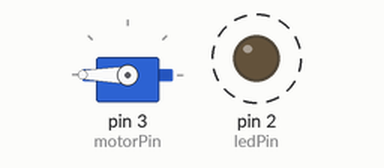
Simulated run of this program. Board: Arduino Uno, built with avr-gcc and run on an emulated ATmega328P. On the bench: servo, output pins drawn as LEDs (lit = HIGH). Dashed ring = blinking. What the program prints to the serial monitor is not drawn.

Above: at 0.05 s.
At 6.0 s:
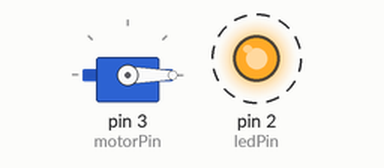
Timing chart, 0 to 6.9 s (numbered marks = the images above):
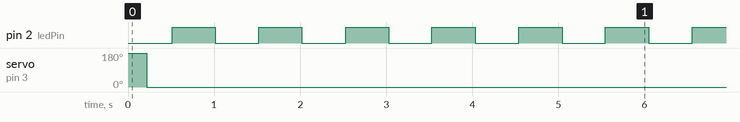

The program:

main.cpp
```cpp
// External Libraries
#include <Arduino.h>
#include <Servo.h>

// Custom Libraries
#include <ControlRC.hpp>
#include <SlewRateLimiter.hpp>


/**
 * General Reminders:
 *   1. Unplug the reciever from pin 0 (RX) when uploading code
 *   2. Run the serial monitor at a baudrate of 115200 to work properly
 *
 * For the GitHub page, go to https://github.com/Nyx3815/Adjustable-Runway
**/


const double sampleRate = 5; // Number of receiver samples per second
ControlRC rcTest;

// Note >> Currently, mapped for motor control using an esc
const int joysitckMap[2] = {0, 180};    // Maps the standard joysticks
const int throttleMap[2] = {0, 180};    // Maps the throttle joystick
const int switchMap[2] = {0, 180};      // Maps the basic switches
const int cSwitchMap[3] = {0, 90, 180}; // Maps the SWC switch
const int knobMap[2] = {0, 180};        // Maps the knobs

const int motorPin = 3;
int motorSpeed = 0;
bool enableMotor = false;
ChannelRC enableChannel = ChannelRC::SWD;

double currentTime;
double lastSample;
double lastBlink;

const int ledPin = 2;     // LED pin
const double ledFreq = 1; // Blinks per second
bool ledState = false;

const double motorChangeLimit = 30;
bool isRateLimited = true;
SlewRateLimiter rateLimit(motorChangeLimit); // Creates a SlewRateLimiter with a maximum change limit defined above
ChannelRC limiterChannel = ChannelRC::SWA;

Servo esc;
ChannelRC testChannel = ChannelRC::SWC;


/**
 * @brief One time setup code
 */
void setup() {
  Serial.begin(ControlRC::iBusBaudrate);
  while (!Serial) { delay(20); } // Wait for the Serial port to open

  // Set up the esc and set the initial speed to 0
  esc.attach(motorPin, 1000, 2000);
  esc.write(motorSpeed);

  // Set up the LED
  pinMode(ledPin, OUTPUT);
  digitalWrite(ledPin, ledState);

  // Set the mapping arrays for the values
  rcTest.setMapping(joysitckMap, ControlRC::mapType::JOYSTICK);
  rcTest.setMapping(throttleMap, ControlRC::mapType::THROTTLE);
  rcTest.setMapping(switchMap, ControlRC::mapType::SWITCH);
  rcTest.setMapping(cSwitchMap, ControlRC::mapType::C_SWITCH);
  rcTest.setMapping(knobMap, ControlRC::mapType::KNOB);

  // Set up the time variables
  currentTime = millis();
  lastBlink = currentTime;
}


/**
 * @brief Main code loop
 */
void loop() {
  // Updates the current time in since start
  currentTime = millis();

  // Updates the values of each channel at the start of the loop
  if ((currentTime - lastSample) >= (1000 * (1 / sampleRate))) {
    rcTest.update();
    lastSample = currentTime;
  }

  // Updates the motor enable state and rate limiter state
  enableMotor = rcTest.getChannelValue(enableChannel, ControlRC::mapSwitches);
  isRateLimited = !rcTest.getChannelValue(limiterChannel, ControlRC::mapSwitches);

  // Writes to the motor using the SWD switch as enable and SWC switch as velocities
  if (enableMotor) {
    motorSpeed = isRateLimited ? rateLimit.calculate(rcTest.getChannelValue(testChannel)) : rcTest.getChannelValue(testChannel);

    Serial.print("Motor Output - ");
    Serial.print(motorSpeed);
    Serial.print(" units\t| ");
    Serial.print(map(motorSpeed, joysitckMap[0], joysitckMap[1], 0, 100));
    Serial.println("%");
  } else {
    motorSpeed = isRateLimited ? rateLimit.calculate(0) : 0;
  }

  // Set the LED state
  if (enableMotor) { // Blinks the LED if the motor is enabled
    if ((currentTime - lastBlink) >= (500 * (1 / ledFreq))) {
      ledState = !ledState;
      lastBlink = currentTime;
    }
  } else { // Keeps the LED solid if the motor isn't enabled
    ledState = true;
  }

  // Sets the LED and motor to their current states
  digitalWrite(ledPin, ledState);
  esc.write(constrain(motorSpeed, 0, 180)); // Constrains the motor speed incase of weird errors

  // Delays the code to not overload the Arduino
  delay(20);
}
```

Measured:
- by itself, pin 2 (ledPin): alternates HIGH for 0.50 s and LOW for 0.50 s
- by itself, servo on pin 3 (motorPin): 180° → 0° at 0.22 s
